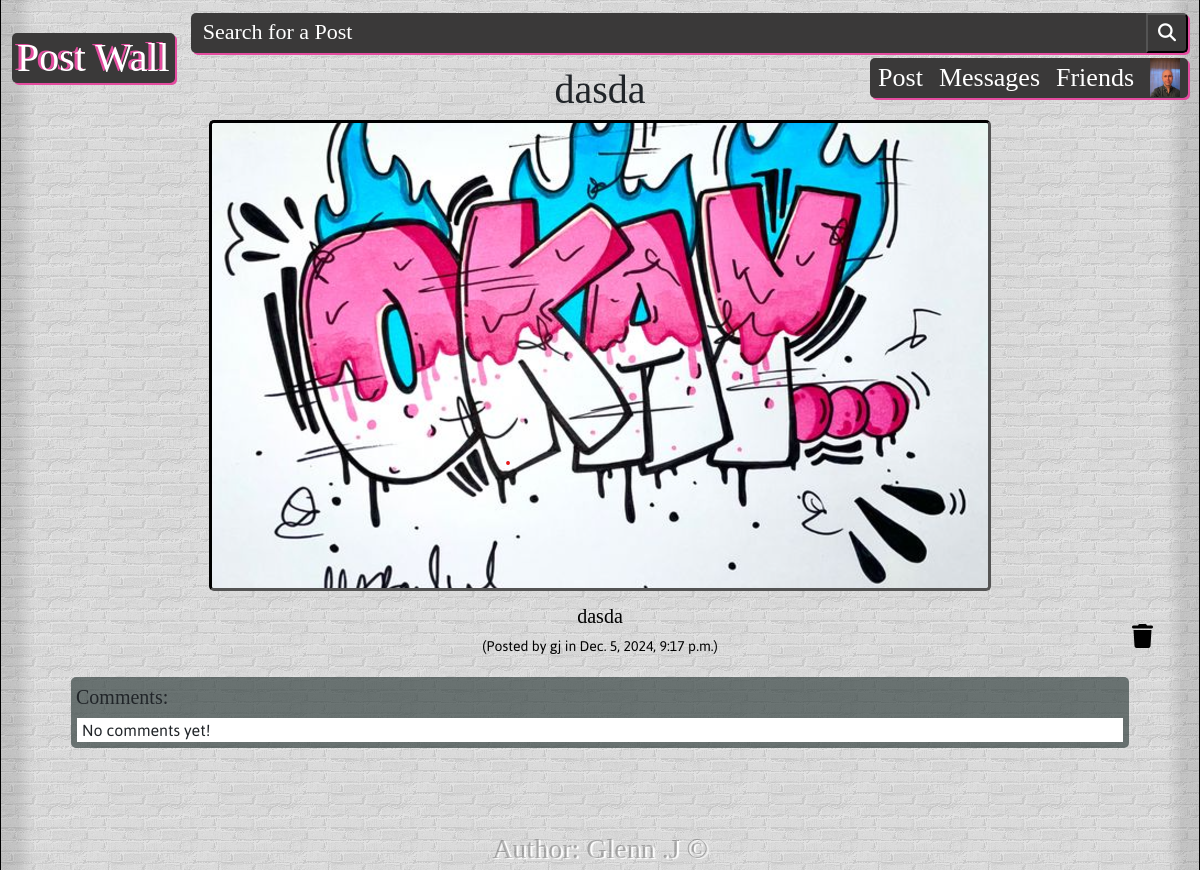
/post/10/ (signed in), run on the app's committed database.
### blog/models.py (models this page shows, shortened)
class Post(models.Model):
    user            = models.ForeignKey(Profile, on_delete=models.CASCADE, related_name='posts')
    title           = models.CharField(max_length=50)
    img             = models.ImageField(upload_to='img/posts', blank=True, null=True)
    content         = models.TextField()
    created_at      = models.DateTimeField(default=timezone.now)
    updated_at      = models.DateTimeField(auto_now=True)
    is_published    = models.BooleanField(default=True)

### accounts/models.py (models this page shows, shortened)
class Profile(AbstractBaseUser):
    username          = models.CharField(max_length=50, unique=True)
    first_name        = models.CharField(max_length=50)
    last_name         = models.CharField(max_length=50)
    email             = models.EmailField(max_length=100, unique=True)
    profile_picture   = models.ImageField(blank=True, upload_to='profile/')
    date_joined       = models.DateTimeField(auto_now_add=True)
    last_login        = models.DateTimeField(auto_now=True)
    is_admin          = models.BooleanField(default=False)
    is_staff          = models.BooleanField(default=True)
    is_active         = models.BooleanField(default=True)
    is_inactive       = models.BooleanField(default=True)
    is_published      = models.BooleanField(default=True)
    USERNAME_FIELD    = 'email'
    REQUIRED_FIELDS   = ['username', 'first_name', 'last_name']
    objects = ProfileManager()

### blog/views.py (the view)
# urls.py: path('post/<int:post_id>/', views.post_detail, name='post_detail'),
def post_detail(request, post_id):
    post = get_object_or_404(Post, id=post_id)
    comments = post.comments.all()
    if request.method == 'POST':
        comment_form = CommentForm(request.POST)
        if comment_form.is_valid():
            profile = get_object_or_404(Profile, user=request.user)
            comment_form.save(user=profile, post=post)
            return redirect('postwall')
    else:
        comment_form = CommentForm()
    context = {
        'post': post,
        'comments': comments,
        'comment_form': comment_form,
        'user': request.user,
    }
    return render(request, 'post_detail.html', context)

### blog/forms.py (shortened to what this page needs)
class CommentForm(forms.ModelForm):
    class Meta:
        model = Comment
        fields = ['text']

### accounts/context_processors.py (called while the page is built)
def profile_context(request):
    profile_picture_url = None
    if request.user.is_authenticated:
        try:
            profile_picture_url = request.user.profile_picture.url if request.user.profile_picture else None
        except Profile.DoesNotExist:
            pass
    return {'profile_picture_url': profile_picture_url}

### templates/post_detail.html (shortened to what this page needs)
{% extends 'base.html' %}
{% load static %}
{% block content %}
<div class="brickwall">
    <div class="post_detail-container">
        <div class="post_detail-title">{{ post.title }}</div>
        {% if post.img %}
            <div class="post_detail-image-container">
            <img src="{{ post.img.url }}" class="post-img img-fluid" alt="Post image"/>
            </div>
        {% endif %}
        <div class="post_detail-content">{{ post.content }}</div>
        <div class="post_detail-meta">
            (Posted by {{ post.user.username }} in {{ post.created_at }})
        </div>
        {% if request.user == post.user or request.user.is_admin %}
            <div class="post_detail-delete-post-container">
                <button type="button" class="post_detail-delete-post-button"
                    onclick="showDeleteConfirmation()" aria-label="Delete post">
                    <i class="fa-solid fa-trash"></i>
                </button>
            </div>
        {% endif %}
        <div class="post_detail-comments-container">
            <div class="post_detail-comments-header">Comments:</div>
                <ul class="post_detail-comments-ul">
                    {% for comment in comments %}
                        <li class="post_detail-comments-li">
                            <strong>{{ comment.user.username }}:</strong> {{ comment.text }}
                            {% if request.user == comment.user or request.user.is_admin %}
                                <div class="post_detail-delete-comment-container">
                                    <form method="post" action="{% url 'delete_comment' comment_id=comment.id %}">
                                        {% csrf_token %}
                                        <button type="submit" class="post_detail-delete-comment">
                                            <i class="fa-solid fa-delete-left"></i>
                                        </button>
                                    </form>
                                </div>
                            {% endif %}
                        </li>
                    {% empty %}
                        <li class="post_detail-no-comments"> No comments yet!</li>
                    {% endfor %}
                </ul>
            </div>
        </div>
    </div>
{% endblock %}

### static/css/base.css (style rules this page uses)
body { max-width: 1200px; width: 100%; margin: 0 auto; padding: 0; box-sizing: border-box; }
html { height: 100%; background: url("/static/wallpapers/g-blackwhite.avif") no-repeat center center fixed; background-size: cover; }
.brickwall { max-width: 100%; min-height: 100vh; margin: 0 auto; padding-top: 20px; padding-bottom: 20px; box-sizing: border-box; outline-width: 5px; position: relative; background-blend-mode: hard-light; background-color: #000; border-left: 1px solid #000; border-right: 1px solid #000; background-image: url("/static/wallpapers/brickwall.webp"); box-shadow: inset 3vw 0px 1vw -1vw rgba(0, 0, 0, 0.11), inset -3vw 0px 1vw -1vw rgba(0, 0, 0, 0.11); }
.post_detail-container { border-radius: 5px; }
.post_detail-title { font-family: "CrispyCream3D-9YgR0", "Sans-Serif"; text-align: center; }
.post_detail-image-container { text-align: center; }
.post_detail-content { margin-top: 10px; font-family: "Asap-Regular", "Sans-Serif"; text-align: center; white-space: normal; word-wrap: break-word; color: #000; }
.post_detail-meta { font-family: "Asap-Regular", "Sans-Serif"; text-align: center; color: #000; }
.post_detail-comments-container { border-color: #2f3d3ca9; }
.post_detail-comments-header { font-family: "Asap-Bold", "Sans-Serif"; border-radius: 5px 5px 0px 0px; background-color: #2f3d3ca9; }
.post_detail-comments-ul { margin: 0px; padding-left: 0px; font-family: "Asap-Regular", "Sans-Serif"; border-radius: 0px 0px 5px 5px; border: 6px solid #2f3d3ca9; }
.post_detail-no-comments { padding-left: 5px; background-color: #FFF; list-style-type: none; }
.post_detail-delete-post-container { position: relative; }
.post_detail-delete-post-button { margin: 0 auto; position: absolute; right: 10px; z-index: 1; border: none; color: #000; background: none; transition: all 0.3s cubic-bezier(1, 0, 0, 1); }
@media (min-width: 769px) and (max-width: 1200px) { .brickwall { padding: 60px 30px; } }
@media (min-width: 769px) and (max-width: 1200px) { .post_detail-title { font-size: 40px; } }
@media (min-width: 769px) and (max-width: 1200px) { .post_detail-image-container { text-align: center; } }
@media (min-width: 769px) and (max-width: 1200px) { .post-img { border-radius: 5px; border-style: inset; border-color: #000; } }
@media (min-width: 769px) and (max-width: 1200px) { .post_detail-content { font-family: "Asap-Bold", "Sans-Serif"; font-size: 20px; } }
@media (min-width: 769px) and (max-width: 1200px) { .post_detail-meta { margin-top: 5px; font-size: 14px; } }
@media (min-width: 769px) and (max-width: 1200px) { .post_detail-comments-container { margin: 20px 40px; } }
@media (min-width: 769px) and (max-width: 1200px) { .post_detail-comments-header { padding: 5px 0 0 5px; font-size: 20px; } }
@media (min-width: 769px) and (max-width: 1200px) { .post_detail-delete-post-container { bottom: 40px; } }
@media (min-width: 769px) and (max-width: 1200px) { .post_detail-delete-post-button { font-size: 24px; } }

### data on the page
Post: title "dasda", img (picture), content "dasda", user.username "gj", created_at "Dec. 5, 2024, 9:17 p.m."
